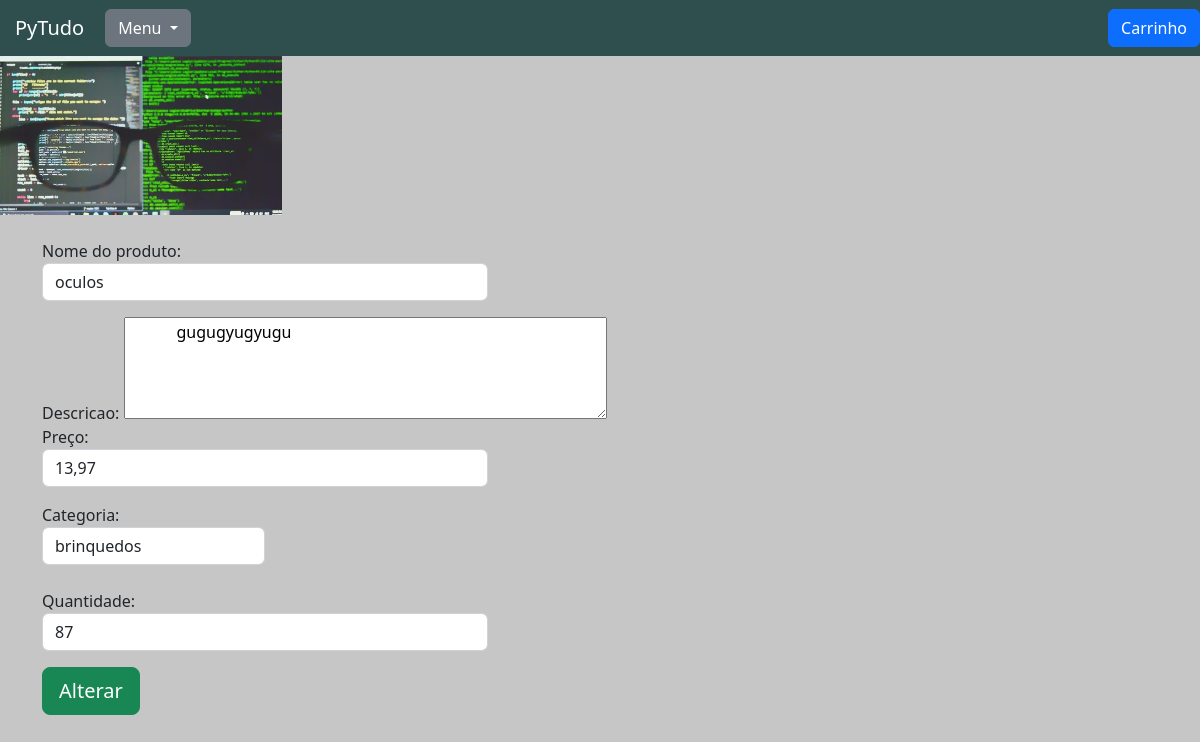
/produtos/alterar_produto/3, run on the app's committed database.
### produtos/models.py (models this page shows, shortened)
class Produtos(models.Model):
    nome = models.CharField(max_length=50)
    descricao = models.TextField()
    foto = models.ImageField()
    preco = models.DecimalField(max_digits=6, decimal_places=2)
    categoria = models.ForeignKey(Categoria, blank=True, null=True, on_delete=models.SET_NULL)
    marca = models.CharField(max_length=50)
    cor = models.CharField(max_length=30)
    quantidade = models.IntegerField()

### produtos/views.py (the view, shortened to what this page needs)
# urls.py: path('alterar_produto/<int:id>', views.alterar_produto, name='alterar_produto'),
@has_permission_decorator('alterar_produto')
def alterar_produto(request, id):
    if request.method == 'GET':
        produto = Produtos.objects.get(id=id)
        categorias = Categoria.objects.all()
        return render(request, 'alterar_produto.html', {'produto': produto,
                                                        'categorias': categorias})

### produtos/models.py (called while the page is built)
    def __str__(self):
        return self.nome

### produtos/templates/alterar_produto.html (shortened to what this page needs)
{% extends 'base.html' %}
{% load static %}
{% block 'head' %}
    <link href="{% static 'produtos/css/alterar_produto.css' %}" rel="stylesheet">
{% endblock %}
{% block 'body' %}
    <div class="row">
        <div class="col-md-3">
            <img width="100%" src="{{produto.foto.url}}">
        </div>
    </div>
    <div class="container">
        <br>
      <form action="{% url 'alterar_produto' produto.id %}" method="POST">
            <label>Nome do produto:</label>
            <input style="width: 40%;" class="form-control" type="texte" value="{{produto.nome}}" name="nome">
          <label for="campo_descricao">Descricao:</label>
          <textarea id="campo_descricao" name="descricao" rows="4" cols="50">
            {{produto.descricao}}
          </textarea>
          <p>
            <label>Preço:</label>
            <input style="width: 40%;" class="form-control" type="texte"  value="{{produto.preco}}" name="preco">
          </p>
          <label>Categoria:</label>
          <select style="width: 20%;" class="form-control" name="categoria">
            {% for categoria in categorias %}
              {% if produto.categoria.nome == categoria.nome %}
                <option value="{{categoria.id}}" selected>{{categoria}}</option>
              {% else %}
                <option value="{{categoria.id}}">{{categoria}}</option>
              {% endif%}
            {% endfor %}
          </select>
        <br>
        <p>
          <label>Quantidade:</label>
          <input style="width: 40%;" class="form-control" type="number"  value="{{produto.quantidade}}" name="quantidade">
        </p>
          <input type="submit" class="btn btn-success btn-lg" value="Alterar">
        </form>
    </div>
{% endblock %}

### pytudo/templates/static/base/css/base.css (style rules this page uses)
body { background-color: #C6C6C6 !important; }

### data on the page
Produtos: foto (picture), nome "oculos", descricao "gugugyugyugu", preco "13,97", quantidade "87"

### other printed values
form field categoria "brinquedos"
